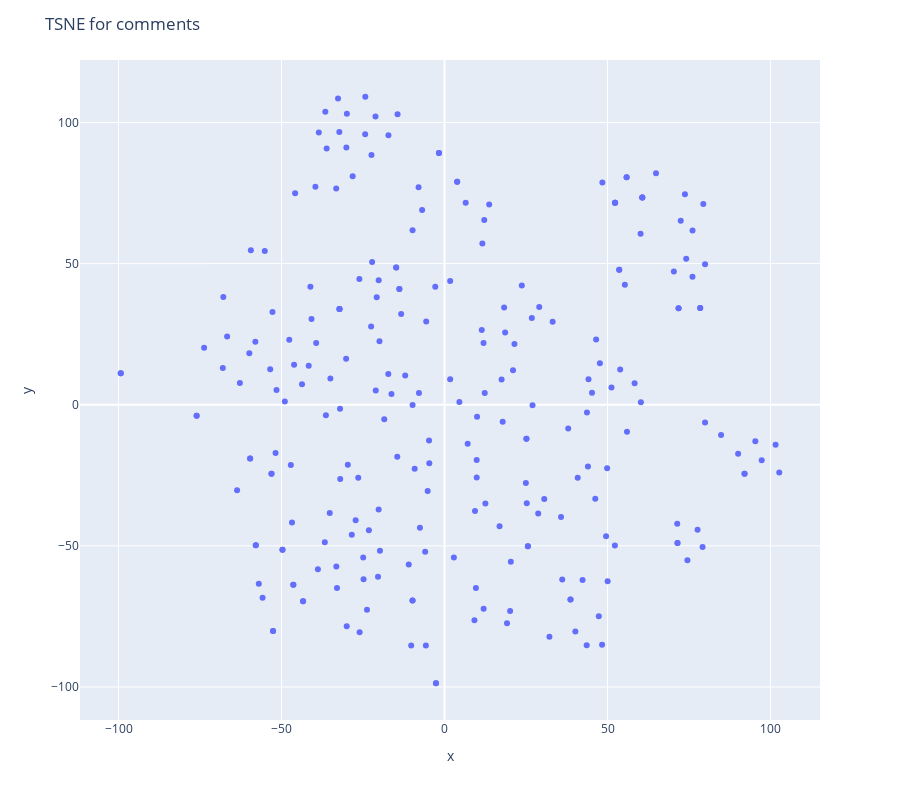

Here is the notebook cell this chart was saved with:
### Code cell
# tsne 
from sklearn.manifold import TSNE
tsne = TSNE(n_components=2, random_state=0)
tsne.fit(embeddings_names)

# Plot the results plotly do not show text on top only on hover
fig = px.scatter(x=tsne.embedding_[:, 0], y=tsne.embedding_[:, 1], hover_name=combined_issues_names)
fig.update_layout(
    height=800,
    title_text='TSNE for comments'
)
fig.show()

### Figure 1 — Plotly figure (JSON) as saved in the notebook; plotly's stock layout.template omitted (floating-point values rounded to 4 significant figures; data arrays with more than 128 entries replaced by an {"elided": "..."} marker saying what was removed)
{"data": [{"hovertemplate": "<b>%{hovertext}</b><br><br>x=%{x}<br>y=%{y}<extra></extra>", "hovertext": {"elided": "240 str values"}, "legendgroup": "", "marker": {"color": "#636efa", "symbol": "circle"}, "mode": "markers", "name": "", "orientation": "v", "showlegend": false, "type": "scatter", "x": {"elided": "240 float values"}, "xaxis": "x", "y": {"elided": "240 float values"}, "yaxis": "y"}], "layout": {"height": 800, "legend": {"tracegroupgap": 0}, "margin": {"t": 60}, "title": {"text": "TSNE for comments"}, "xaxis": {"anchor": "y", "domain": [0, 1], "title": {"text": "x"}}, "yaxis": {"anchor": "x", "domain": [0, 1], "title": {"text": "y"}}}}
